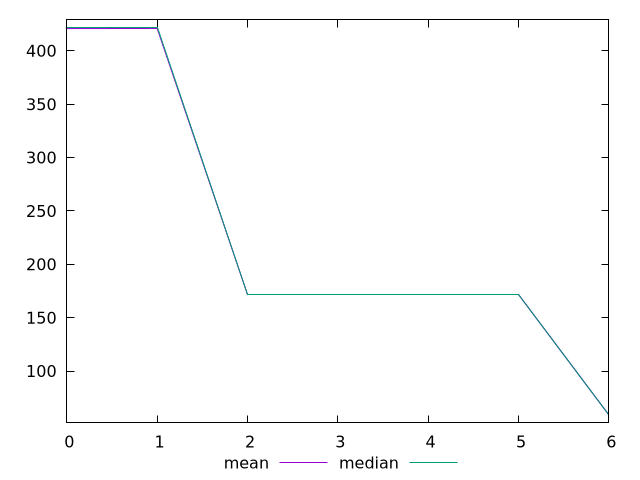

gnuplot code for this plot:
$_mean <<EOF
420.75
420.87
172
172
172
172
59
EOF
$_median <<EOF
422
422
172
172
172
172
59
EOF
set key outside below
set terminal pngcairo
set output "report_00006_2020-11-02T20-21-41.718Z/dom-size/progession_mean_median.png"
set yrange [51.74:429.26]
plot $_mean title "mean" with line ,$_median title "median" with line ,
